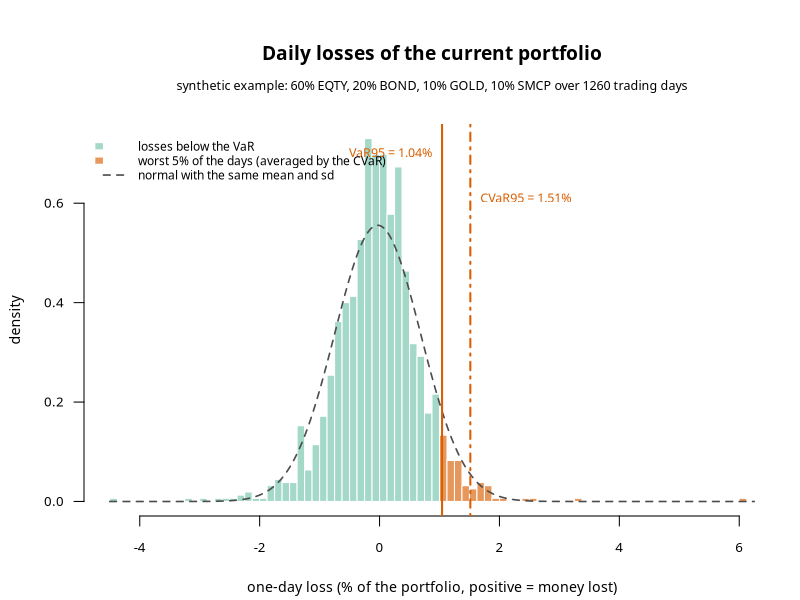

This chart was generated by the following R code:
# Generates img/losses.png: the 1260 daily losses of the current portfolio
# of the synthetic example (examples/prices.csv and examples/weights.txt),
# with the VaR95 and CVaR95 that cvarport reports (examples/portfolios.csv)
# and the normal density with the same mean and standard deviation. The
# tail beyond the VaR is what the CVaR averages; the normal curve shows
# how much thinner that tail would be under a Gaussian model.
#
# Run from the repository root, after examples/analysis.jl.

col_body <- "#1b9e77"
col_tail <- "#d95f02"

lighten <- function(col, amount = 0.85) {
    rgb_col <- col2rgb(col) / 255
    rgb_new <- rgb_col + (1 - rgb_col) * amount
    rgb(rgb_new[1, ], rgb_new[2, ], rgb_new[3, ])
}

prices <- read.csv("examples/prices.csv")
P <- as.matrix(prices[, -1])
R <- P[-1, ] / P[-nrow(P), ] - 1

# weights.txt: "TICKER amount" lines, "#" starts a comment, normalized.
lines_w <- trimws(sub("#.*", "", readLines("examples/weights.txt")))
fields <- strsplit(lines_w[lines_w != ""], "[[:space:]]+")
w <- setNames(rep(0, ncol(P)), colnames(P))
for (f in fields) w[f[1]] <- as.numeric(f[2])
w <- w / sum(w)

L <- -drop(R %*% w)
portfolios <- read.csv("examples/portfolios.csv", check.names = FALSE)
cur <- portfolios[portfolios$portfolio == "current", ]

pct <- function(x) 100 * x
breaks <- seq(floor(pct(min(L)) * 4) / 4, ceiling(pct(max(L)) * 4) / 4, by = 0.125)

# Spectral is the font of the GitHub page (geoteo.net/static/style.css);
# the Cairo device is needed to reference it by family name.
png("img/losses.png", width = 1800, height = 850, res = 150, type = "cairo")
par(mar = c(4.2, 4.2, 6.2, 1), family = "Spectral")

h <- hist(pct(L), breaks = breaks, plot = FALSE)
in_tail <- h$mids > pct(cur$var)
plot(h,
    freq = FALSE, col = ifelse(in_tail, lighten(col_tail, 0.35), lighten(col_body, 0.6)),
    border = "white", main = "", xlab = "one-day loss (% of the portfolio, positive = money lost)",
    ylab = "density", las = 1, cex.axis = 0.8, cex.lab = 0.85
)
mtext("Daily losses of the current portfolio", side = 3, line = 3.0, cex = 1.15, font = 2)
mtext("synthetic example: 60% EQTY, 20% BOND, 10% GOLD, 10% SMCP over 1260 trading days", side = 3, line = 1.5, cex = 0.75)

x <- seq(min(breaks), max(breaks), length.out = 400)
lines(x, dnorm(x, mean(pct(L)), sd(pct(L))), col = "grey30", lwd = 1.6, lty = 2)

abline(v = pct(cur$var), col = col_tail, lwd = 2)
abline(v = pct(cur$cvar), col = col_tail, lwd = 2, lty = 4)
top <- par("usr")[4]
text(pct(cur$var), top * 0.92, sprintf("VaR95 = %.2f%%", pct(cur$var)), pos = 2, cex = 0.75, col = col_tail)
text(pct(cur$cvar), top * 0.80, sprintf("CVaR95 = %.2f%%", pct(cur$cvar)), pos = 4, cex = 0.75, col = col_tail)

legend("topleft",
    legend = c("losses below the VaR", "worst 5% of the days (averaged by the CVaR)", "normal with the same mean and sd"),
    fill = c(lighten(col_body, 0.6), lighten(col_tail, 0.35), NA), border = c("white", "white", NA),
    lty = c(NA, NA, 2), lwd = c(NA, NA, 1.6), col = c(NA, NA, "grey30"),
    bty = "n", cex = 0.72, seg.len = 2.2, inset = c(0.0, 0.02)
)

dev.off()
